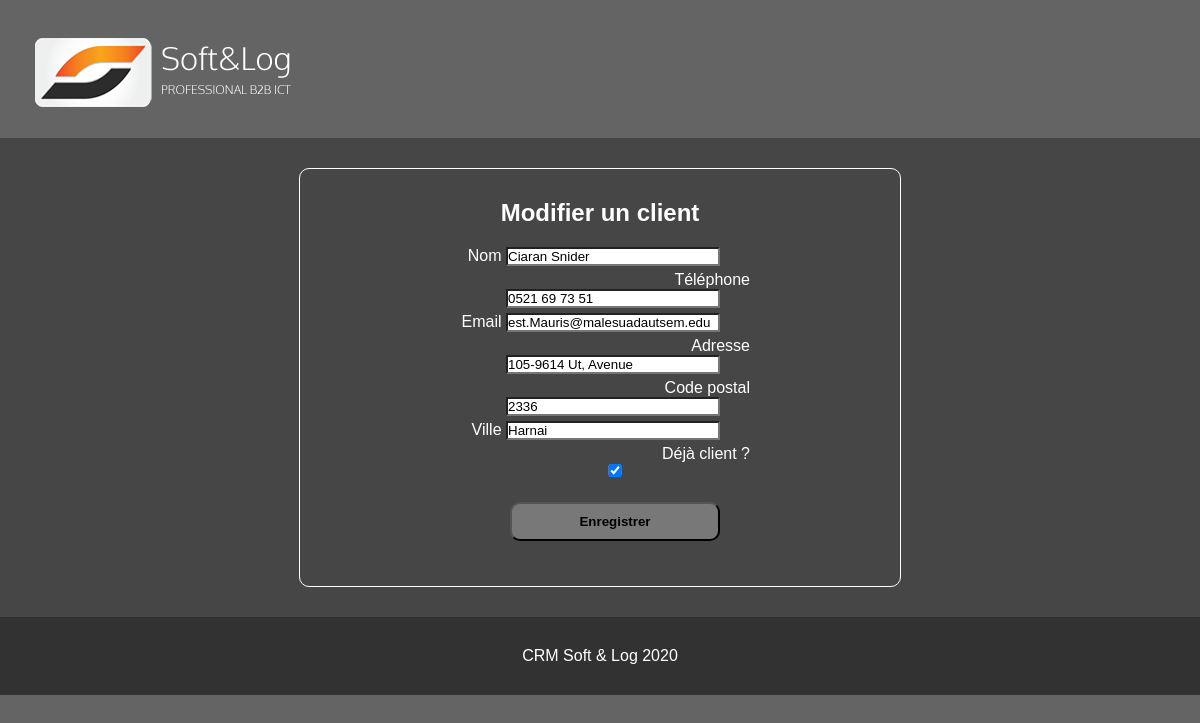
/modules/edit.php?id=1, run on the app's committed database.
### tables this page shows
CREATE TABLE `clients` (
  `id` int(11) NOT NULL,
  `name` varchar(255) NOT NULL,
  `phone` varchar(255) NOT NULL,
  `email` varchar(255) NOT NULL,
  `address` varchar(255) NOT NULL,
  `cp` varchar(255) NOT NULL,
  `city` varchar(255) NOT NULL,
  `customer` varchar(255) NOT NULL
);

### modules/edit.php (the view, shortened to what this page needs)
<?php
	include('../header.php');
			require('../config.php');
			$sql = 'SELECT * FROM clientlist.clients WHERE id="'.$_GET['id'].'";';
			$result = mysqli_query($link, $sql);
			if (!$result) {
				die('Requête invalide : ' . mysqli_error($link));
				mysqli_close($link);
			} else{
				$clientInfo = mysqli_fetch_object($result);
			}
		?>
		<div class="addEdit">
			<form action="./edit.php?id=<?php echo $_GET['id']; ?>" method="POST">
				<h2 class="formTitle">Modifier un client</h2>
				<label for="name">Nom</label>
				<input type="text" name="name" value="<?php if(isset($_POST['name'])){echo $_POST['name'];}else{echo $clientInfo->name;} ?>" /><br />
				<label for="phone">Téléphone</label>
				<input type="text" name="phone" value="<?php if(isset($_POST['phone'])){echo $_POST['phone'];}else{echo $clientInfo->phone;} ?>" /><br />
				<label for="email">Email</label>
				<input type="text" name="email" value="<?php if(isset($_POST['email'])){echo $_POST['email'];}else{echo $clientInfo->email;} ?>" /><br />
				<label for="address">Adresse</label>
				<input type="text" name="address" value="<?php if(isset($_POST['address'])){echo $_POST['address'];}else{echo $clientInfo->address;} ?>" /><br />
				<label for="cp">Code postal</label>
				<input type="text" name="cp" value="<?php if(isset($_POST['cp'])){echo $_POST['cp'];}else{echo $clientInfo->cp;} ?>" /><br />
				<label for="city">Ville</label>
				<input type="text" name="city" value="<?php if(isset($_POST['city'])){echo $_POST['city'];}else{echo $clientInfo->city;} ?>" /><br />
				<label for="customer">Déjà client ?</label>
				<input type="checkbox" name="customer" <?php if(isset($_POST['customer']) || $clientInfo->customer == "Yes"){echo ' checked';} ?> /><br />
				<input type="submit" name="save" value="Enregistrer" class="validButton" />
			</form>
		</div>
	</div>
	<?php
    include('../footer.php');
?>

### style/css/screen.css (style rules this page uses)
* { margin:0px; padding:0px; list-style:none; color:white; font-family:Arial, Helvetica, sans-serif; }
html { background-color:rgb(100,100,100); }
body { width:100%; }
form { padding:10px 0 20px 0; margin-bottom:20px; font-family:Arial, Helvetica, sans-serif; }
div.addEdit { display:flex; flex-direction: row; justify-content:center; width:50%; border-radius:10px; border:1px solid white; margin-bottom:30px; }
div.addEdit>form { width:50%; text-align:right; }
div.addEdit>form input { width:70%; margin-right:30px; margin-bottom:5px; }
input { color:black; background-color:white; }
input.validButton { background-color:rgb(120,120,120); padding:10px; border-radius:10px; font-weight:bold; margin-top:20px; }
h2.formTitle { text-align:center; font-weight:bold; margin-top:20px; margin-bottom:20px; }

### data on the page
clients: name "Ciaran Snider", phone "0521 69 73 51", email "est.Mauris@malesuadautsem.edu", address "105-9614 Ut, Avenue", cp "2336", city "Harnai", customer "☑"

### other printed values
$title "CRM Soft & Log"
